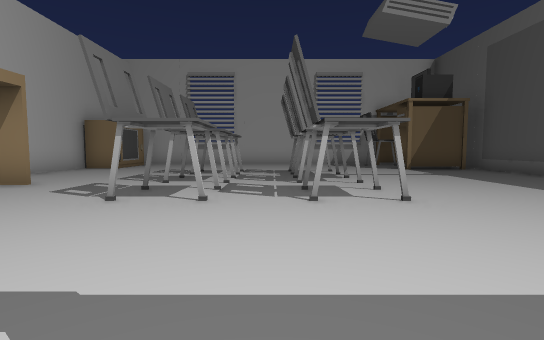
[1] (above)

24 first-person views from a walk through a scene from a Unity 3-D project. The camera is 1.3 m above the floor, tilts 4° down and sees 85° across. The floor is counted in squares, 2 m on a side. Each view is taken from the middle of a square. On the plan, view 1 faces up. The plan holds only what a view shows up to about 9 squares ahead; the rest is blank. The player character is not drawn. Some animated figures are not drawn.

[2]
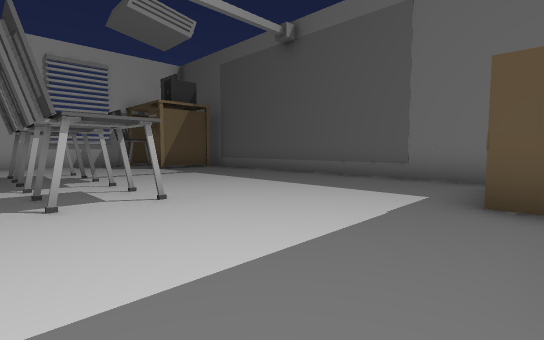

[3]
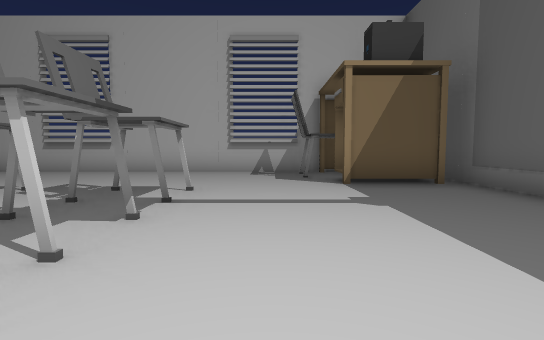

[4]
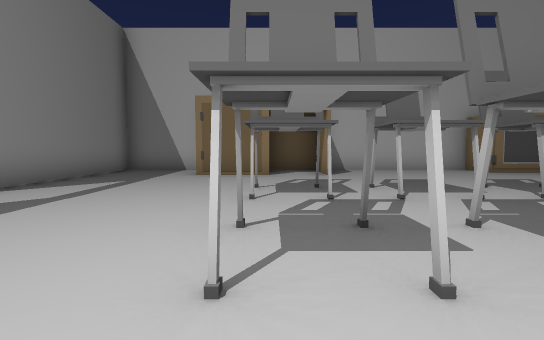

[5]
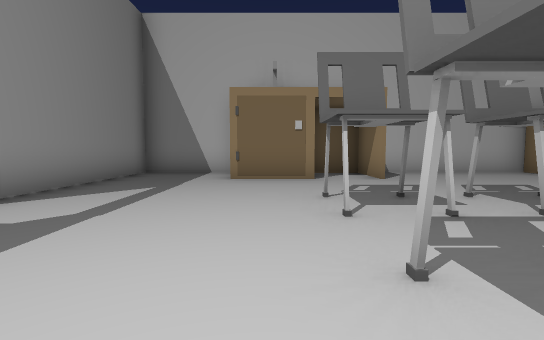

[6]
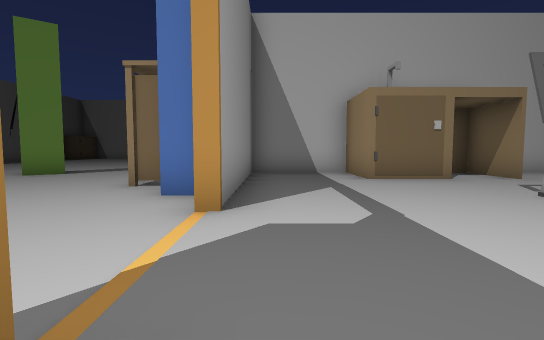

[7]
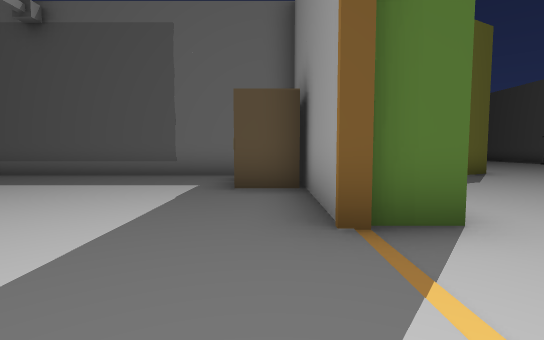

[8]
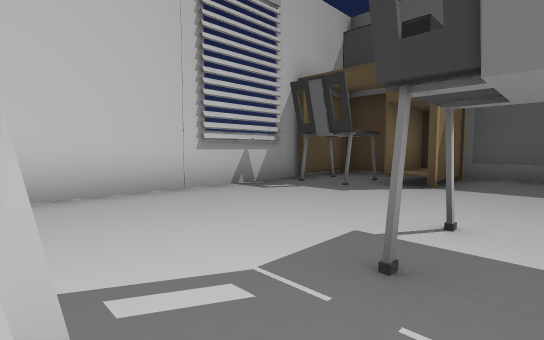

[9]
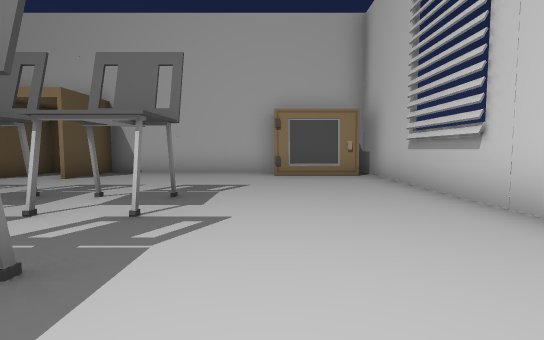

[10]
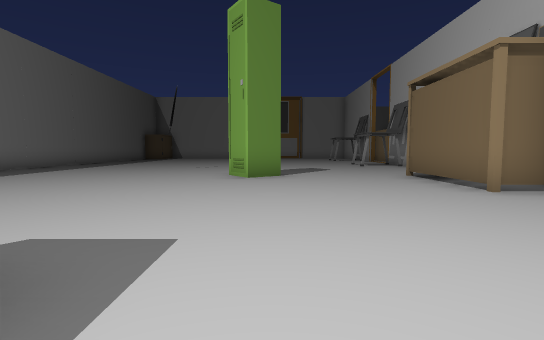

[11]
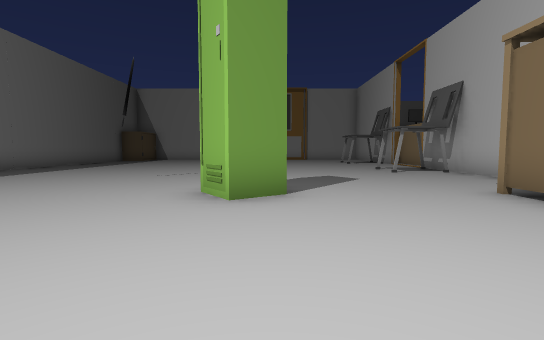

[12]
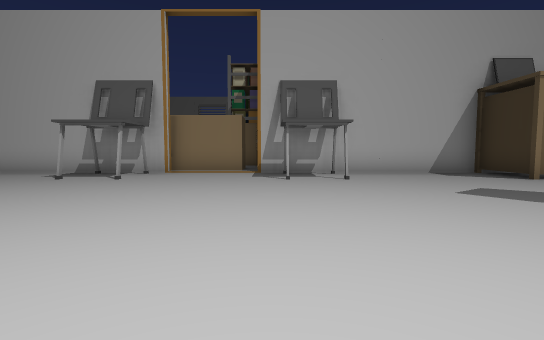

[13]
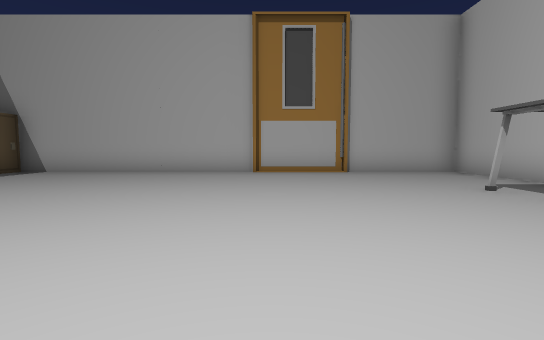

[14]
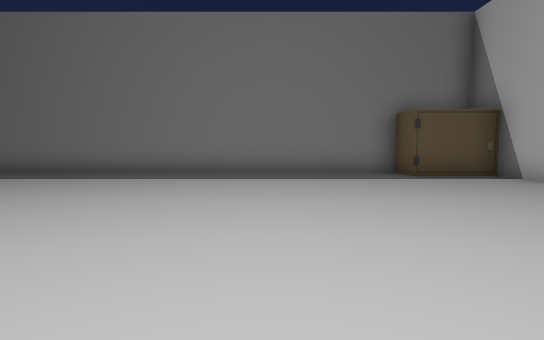

[15]
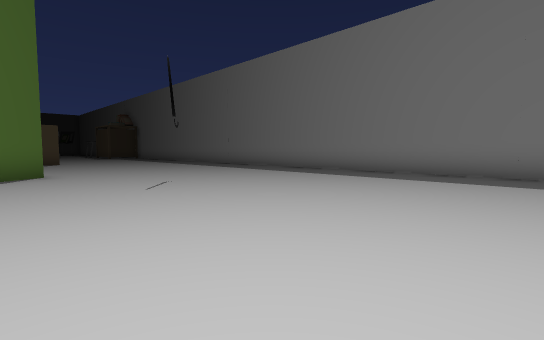

[16]
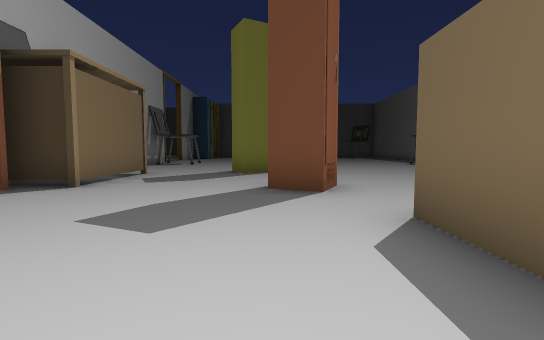

[17]
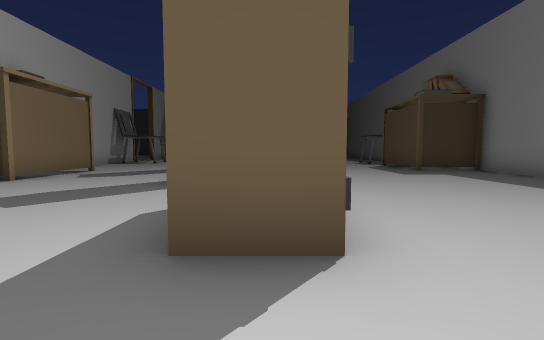

[18]
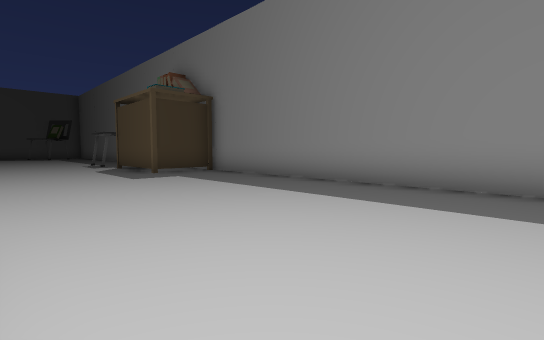

[19]
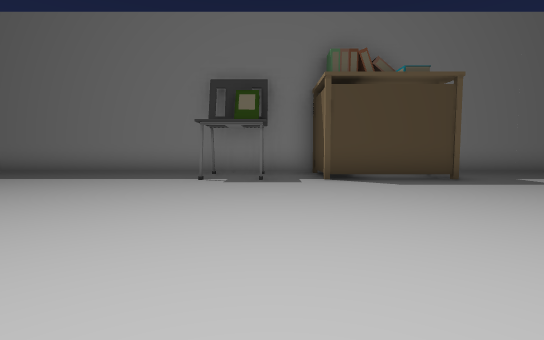

[20]
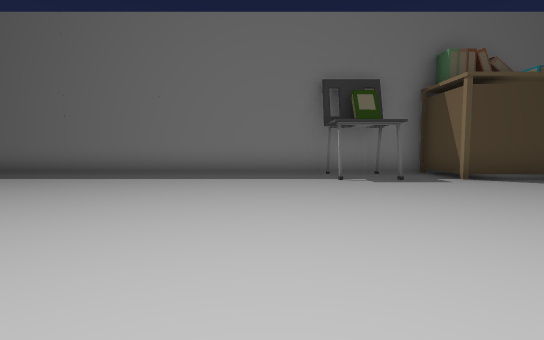

[21]
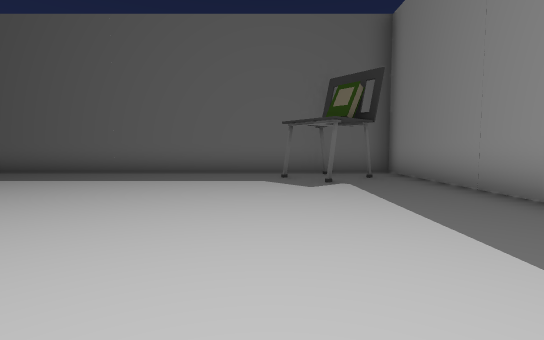

[22]
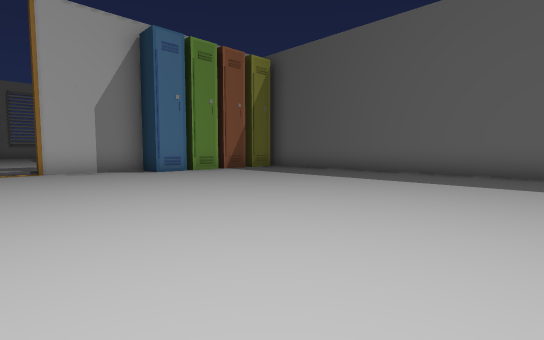

[23]
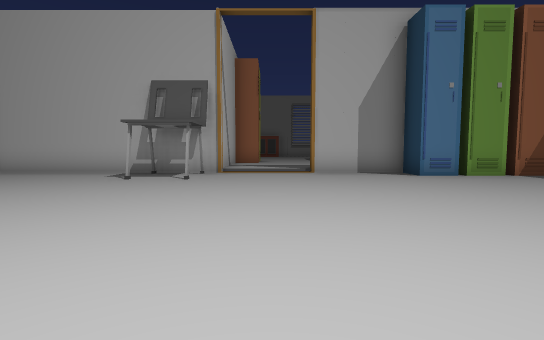

[24]
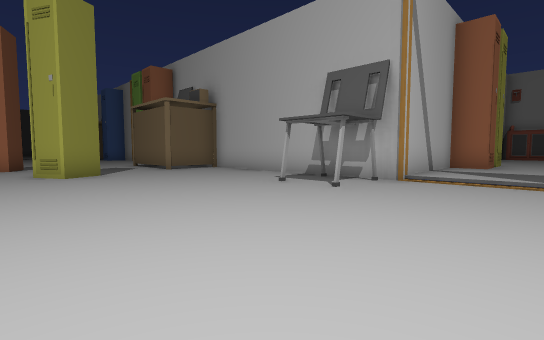

### Floor plan
Points are (right, up) in squares from view 1. A wall is a line through its corners. A room is listed if a view was taken in it or the views show most of it. See-through windows are left out.
Room 1 (views 1, 2, 3, 4, 5, 6, 7, 8, 9)
walls: (-4.5, 3.9) (-4.5, 2.1) (-6.4, 2.1) (-6.4, -0.6) (-1, -0.6); (1.4, -0.6) (5.1, -0.6); (-2.4, -1.1) (-2.4, -1.8); (-6.4, 10.2) (-6.4, 5.5) (-4.4, 5.5); (1.6, -1.8) (1.6, -0.9); (4.5, 12.6) (-6.4, 12.6); (6.7, 0.9) (6.7, 10.5)
ways out: opening at (0, -1) to room 2
objects: locker (-6, 12); chair (-2, 4) to (-2, 5); chair (-2, 6) to (-2, 7); chair (-2, 8); chair (1, 4) to (1, 5); chair (1, 6) to (2, 7); chair (1, 8) to (2, 8); locker (4, 0); table (4, 10) to (6, 12); chair (4, 11)
Room 2 (views 10, 11, 12, 13, 14, 15, 16, 17, 18, 19, 20, 21, 22, 23, 24)
walls: (4.1, -6.1) (4.8, -6.4); (7, -5.3) (7.8, -4.8) (8.3, -5.6) (7.4, -6.1) (7, -5.3); (4.4, -7.2) (3.5, -6.8) (3.9, -5.9); (12.6, -0.8) (7.4, -0.8); (9.8, -14.3) (23.5, -14.3) (23.5, -3.2); (-0.9, -14.3) (7.1, -14.3); (-6.3, -5.7) (-5.7, -6.5) (-6.5, -7.1) (-7.1, -6.3); (-6.4, -0.8) (-12.4, -0.8); (14.5, 3.8) (14.5, 2.8) (13.6, 2.8) (13.6, -0.6); (19.8, -1.9) (19.8, -1.4); (20.8, -1.7) (18.6, -1.7) (18.6, -0.8) (16, -0.8); (21.8, -1.7) (21, -1.7) (21, -1.4); (-15.4, -0.8) (-20.5, -0.8) (-20.5, -13.2); (-18.5, -14.3) (-7.4, -14.3)
ways out: opening at (0, -1) to room 1
objects: locker (-20, -14); chair (-15, -1); chair (-10, -1); table (-6, -2); table (-4, -2); locker (0, -8); table (5, -2); table (7, -13); table (7, -2); table (9, -14) to (9, -13); chair (11, -14); chair (13, -1)

Where each view was taken, in squares from view 1:
view 1: 0 up, 0 right, facing up
view 2: 0 up, 0 right, facing up-right
view 3: 4 up, 3 right, facing up
view 4: 4 up, 3 right, facing left
view 5: 3 up, 2 right, facing left
view 6: 0 up, 2 right, facing left
view 7: 0 up, 1 left, facing right
view 8: 8 up, 1 left, facing up-right
view 9: 10 up, 2 right, facing left
view 10: 6 down, 1 right, facing left
view 11: 6 down, 2 left, facing left
view 12: 9 down, 12 left, facing up
view 13: 6 down, 12 left, facing left
view 14: 6 down, 15 left, facing down
view 15: 6 down, 15 left, facing down-right
view 16: 6 down, 1 left, facing right
view 17: 8 down, 2 left, facing right
view 18: 9 down, 1 left, facing down-right
view 19: 6 down, 11 right, facing down
view 20: 6 down, 14 right, facing down
view 21: 11 down, 15 right, facing right
view 22: 10 down, 15 right, facing up-right
view 23: 9 down, 15 right, facing up
view 24: 7 down, 16 right, facing up-left
